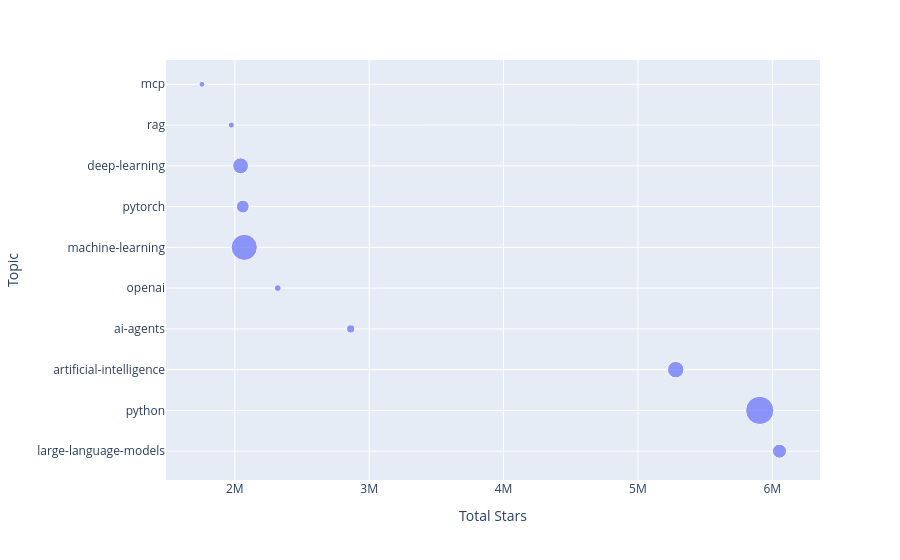

The code cell stored with this chart in its notebook:
### Code cell
fig = px.scatter(
    data_frame=top_topics_stars,
    x="total_stars",
    y="final_topic",
    size="repository_count",
    hover_name="final_topic",
    labels={
        "total_stars": "Total Stars",
        "final_topic": "Topic",
        "repository_count": "Repositories",
    },
)
fig.show()

### Figure 1 — Plotly figure (JSON) as saved in the notebook; plotly's stock layout.template omitted (floating-point values rounded to 4 significant figures)
{"data": [{"hovertemplate": "<b>%{hovertext}</b><br><br>Total Stars=%{x}<br>Topic=%{y}<br>Repositories=%{marker.size}<extra></extra>", "hovertext": ["large-language-models", "python", "artificial-intelligence", "ai-agents", "openai", "machine-learning", "pytorch", "deep-learning", "rag", "mcp"], "legendgroup": "", "marker": {"color": "#636efa", "size": [568, 2317, 782, 196, 138, 1986, 477, 732, 110, 100], "sizemode": "area", "sizeref": 5.793, "symbol": "circle"}, "mode": "markers", "name": "", "orientation": "h", "showlegend": false, "type": "scatter", "x": [6053364, 5906440, 5281282, 2862294, 2319517, 2070190, 2059339, 2042929, 1973785, 1755550], "xaxis": "x", "y": ["large-language-models", "python", "artificial-intelligence", "ai-agents", "openai", "machine-learning", "pytorch", "deep-learning", "rag", "mcp"], "yaxis": "y"}], "layout": {"legend": {"itemsizing": "constant", "tracegroupgap": 0}, "margin": {"t": 60}, "xaxis": {"anchor": "y", "domain": [0, 1], "title": {"text": "Total Stars"}}, "yaxis": {"anchor": "x", "domain": [0, 1], "title": {"text": "Topic"}}}}
